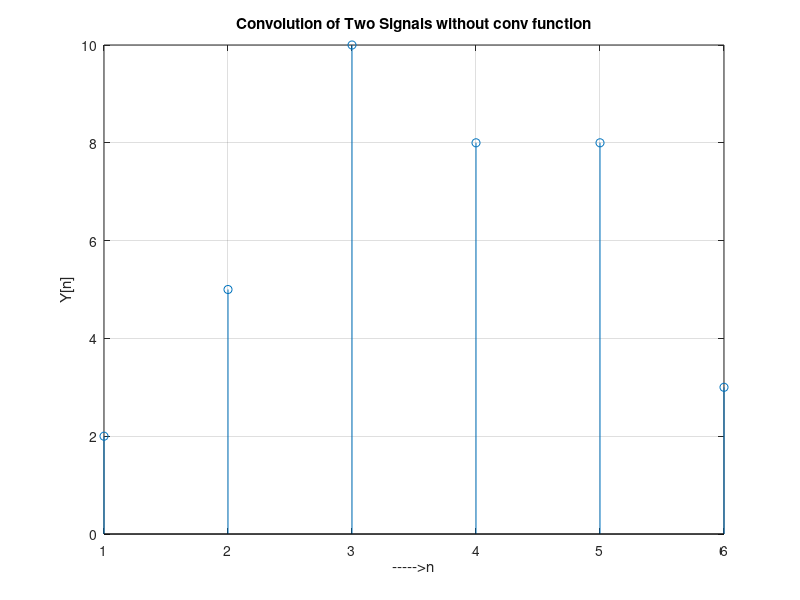

Write the MATLAB code that produced this figure.
clc;
clear;
close all;
%{
Convolution of two signals using 'conv' function
%}
x=[2 1 2 1];
h=[1 2 3];

m=length(x);
n=length(h);
X=[x,zeros(1,n)];
H=[h,zeros(1,m)];
for i= 1:n+m-1
    Y(i)=0;
    for j=1:m
      if(i-j+1>0)
         Y(i)=Y(i)+X(j)*H(i-j+1);
      end
    end
end
disp(Y);
stem(Y);
ylabel('Y[n]');
xlabel('----->n');
grid on;
title('Convolution of Two Signals without conv function');